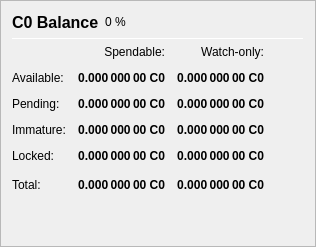
                   <widget class="QFrame" name="frame_Balances">
                    <property name="frameShape">
                     <enum>QFrame::StyledPanel</enum>
                    </property>
                    <property name="frameShadow">
                     <enum>QFrame::Raised</enum>
                    </property>
                    <layout class="QVBoxLayout" name="verticalLayout_4">
                     <item>
                      <layout class="QHBoxLayout" name="horizontalLayout_4">
                       <item>
                        <widget class="QLabel" name="label_5">
                         <property name="minimumSize">
                          <size>
                           <width>0</width>
                           <height>20</height>
                          </size>
                         </property>
                         <property name="font">
                          <font>
                           <pointsize>12</pointsize>
                           <weight>75</weight>
                           <bold>true</bold>
                          </font>
                         </property>
                         <property name="text">
                          <string>C0 Balance</string>
                         </property>
                        </widget>
                       </item>
                       <item>
                        <widget class="QLabel" name="labelC0Percent">
                         <property name="text">
                          <string notr="true">0 %</string>
                         </property>
                        </widget>
                       </item>
                       <item>
                        <spacer name="horizontalSpacer_3">
                         <property name="orientation">
                          <enum>Qt::Horizontal</enum>
                         </property>
                         <property name="sizeHint" stdset="0">
                          <size>
                           <width>40</width>
                           <height>20</height>
                          </size>
                         </property>
                        </spacer>
                       </item>
                      </layout>
                     </item>
                     <item>
                      <widget class="Line" name="line_Balance">
                       <property name="minimumSize">
                        <size>
                         <width>0</width>
                         <height>1</height>
                        </size>
                       </property>
                       <property name="maximumSize">
                        <size>
                         <width>16777215</width>
                         <height>1</height>
                        </size>
                       </property>
                       <property name="orientation">
                        <enum>Qt::Horizontal</enum>
                       </property>
                      </widget>
                     </item>
                     <item>
                      <layout class="QGridLayout" name="gridLayout">
                       <property name="spacing">
                        <number>12</number>
                       </property>
                       <item row="0" column="1">
                        <widget class="QLabel" name="labelSpendable">
                         <property name="text">
                          <string>Spendable:</string>
                         </property>
                         <property name="alignment">
                          <set>Qt::AlignRight|Qt::AlignTrailing|Qt::AlignVCenter</set>
                         </property>
                        </widget>
                       </item>
                       <item row="0" column="2">
                        <widget class="QLabel" name="labelWatchonly">
                         <property name="text">
                          <string>Watch-only:</string>
                         </property>
                         <property name="alignment">
                          <set>Qt::AlignRight|Qt::AlignTrailing|Qt::AlignVCenter</set>
                         </property>
                        </widget>
                       </item>
                       <item row="1" column="0">
                        <widget class="QLabel" name="labelBalanceText">
                         <property name="text">
                          <string>Available:</string>
                         </property>
                        </widget>
                       </item>
                       <item row="1" column="1">
                        <widget class="QLabel" name="labelBalance">
                         <property name="font">
                          <font>
                           <weight>75</weight>
                           <bold>true</bold>
                          </font>
                         </property>
                         <property name="cursor">
                          <cursorShape>IBeamCursor</cursorShape>
                         </property>
                         <property name="toolTip">
                          <string>Your current spendable balance</string>
                         </property>
                         <property name="text">
                          <string notr="true">0.000 000 00 C0</string>
                         </property>
                         <property name="alignment">
                          <set>Qt::AlignRight|Qt::AlignTrailing|Qt::AlignVCenter</set>
                         </property>
                         <property name="textInteractionFlags">
                          <set>Qt::LinksAccessibleByMouse|Qt::TextSelectableByKeyboard|Qt::TextSelectableByMouse</set>
                         </property>
                        </widget>
                       </item>
                       <item row="1" column="2">
                        <widget class="QLabel" name="labelWatchAvailable">
                         <property name="font">
                          <font>
                           <weight>75</weight>
                           <bold>true</bold>
                          </font>
                         </property>
                         <property name="cursor">
                          <cursorShape>IBeamCursor</cursorShape>
                         </property>
                         <property name="toolTip">
                          <string>Your current balance in watch-only addresses</string>
                         </property>
                         <property name="text">
                          <string notr="true">0.000 000 00 C0</string>
                         </property>
                         <property name="alignment">
                          <set>Qt::AlignRight|Qt::AlignTrailing|Qt::AlignVCenter</set>
                         </property>
                         <property name="textInteractionFlags">
                          <set>Qt::LinksAccessibleByMouse|Qt::TextSelectableByKeyboard|Qt::TextSelectableByMouse</set>
                         </property>
                        </widget>
                       </item>
                       <item row="2" column="0">
                        <widget class="QLabel" name="labelPendingText">
                         <property name="text">
                          <string>Pending:</string>
                         </property>
                        </widget>
                       </item>
                       <item row="2" column="1">
                        <widget class="QLabel" name="labelUnconfirmed">
                         <property name="font">
                          <font>
                           <weight>75</weight>
                           <bold>true</bold>
                          </font>
                         </property>
                         <property name="cursor">
                          <cursorShape>IBeamCursor</cursorShape>
                         </property>
                         <property name="toolTip">
                          <string>Total of transactions that have yet to be confirmed, and do not yet count toward the spendable balance</string>
                         </property>
                         <property name="text">
                          <string notr="true">0.000 000 00 C0</string>
                         </property>
                         <property name="alignment">
                          <set>Qt::AlignRight|Qt::AlignTrailing|Qt::AlignVCenter</set>
                         </property>
                         <property name="textInteractionFlags">
                          <set>Qt::LinksAccessibleByMouse|Qt::TextSelectableByKeyboard|Qt::TextSelectableByMouse</set>
                         </property>
                        </widget>
                       </item>
                       <item row="2" column="2">
                        <widget class="QLabel" name="labelWatchPending">
                         <property name="font">
                          <font>
                           <weight>75</weight>
                           <bold>true</bold>
                          </font>
                         </property>
                         <property name="cursor">
                          <cursorShape>IBeamCursor</cursorShape>
                         </property>
                         <property name="toolTip">
                          <string>Unconfirmed transactions to watch-only addresses</string>
                         </property>
                         <property name="text">
                          <string notr="true">0.000 000 00 C0</string>
                         </property>
                         <property name="alignment">
                          <set>Qt::AlignRight|Qt::AlignTrailing|Qt::AlignVCenter</set>
                         </property>
                         <property name="textInteractionFlags">
                          <set>Qt::LinksAccessibleByMouse|Qt::TextSelectableByKeyboard|Qt::TextSelectableByMouse</set>
                         </property>
                        </widget>
                       </item>
                       <item row="3" column="0">
                        <widget class="QLabel" name="labelImmatureText">
                         <property name="text">
                          <string>Immature:</string>
                         </property>
                        </widget>
                       </item>
                       <item row="3" column="1">
                        <widget class="QLabel" name="labelImmature">
                         <property name="font">
                          <font>
                           <weight>75</weight>
                           <bold>true</bold>
                          </font>
                         </property>
                         <property name="cursor">
                          <cursorShape>IBeamCursor</cursorShape>
                         </property>
                         <property name="toolTip">
                          <string>Staked or masternode rewards that has not yet matured</string>
                         </property>
                         <property name="text">
                          <string notr="true">0.000 000 00 C0</string>
                         </property>
                         <property name="alignment">
                          <set>Qt::AlignRight|Qt::AlignTrailing|Qt::AlignVCenter</set>
                         </property>
                         <property name="textInteractionFlags">
                          <set>Qt::LinksAccessibleByMouse|Qt::TextSelectableByKeyboard|Qt::TextSelectableByMouse</set>
                         </property>
                        </widget>
                       </item>
                       <item row="3" column="2">
                        <widget class="QLabel" name="labelWatchImmature">
                         <property name="font">
                          <font>
                           <weight>75</weight>
                           <bold>true</bold>
                          </font>
                         </property>
                         <property name="cursor">
                          <cursorShape>IBeamCursor</cursorShape>
                         </property>
                         <property name="toolTip">
                          <string>Staked or masternode rewards in watch-only addresses that has not yet matured</string>
                         </property>
                         <property name="text">
                          <string notr="true">0.000 000 00 C0</string>
                         </property>
                         <property name="alignment">
                          <set>Qt::AlignRight|Qt::AlignTrailing|Qt::AlignVCenter</set>
                         </property>
                         <property name="textInteractionFlags">
                          <set>Qt::LinksAccessibleByMouse|Qt::TextSelectableByKeyboard|Qt::TextSelectableByMouse</set>
                         </property>
                        </widget>
                       </item>
                       <item row="4" column="0">
                        <widget class="QLabel" name="labelLockedBalanceText">
                         <property name="toolTip">
                          <string>Locked C0 or Masternode collaterals. These are excluded from zC0 minting.</string>
                         </property>
                         <property name="text">
                          <string>Locked:</string>
                         </property>
                        </widget>
                       </item>
                       <item row="4" column="1">
                        <widget class="QLabel" name="labelLockedBalance">
                         <property name="font">
                          <font>
                           <weight>75</weight>
                           <bold>true</bold>
                          </font>
                         </property>
                         <property name="cursor">
                          <cursorShape>IBeamCursor</cursorShape>
                         </property>
                         <property name="toolTip">
                          <string>Locked C0 or Masternode collaterals. These are excluded from zC0 minting.</string>
                         </property>
                         <property name="text">
                          <string notr="true">0.000 000 00 C0</string>
                         </property>
                         <property name="alignment">
                          <set>Qt::AlignRight|Qt::AlignTrailing|Qt::AlignVCenter</set>
                         </property>
                         <property name="textInteractionFlags">
                          <set>Qt::LinksAccessibleByMouse|Qt::TextSelectableByKeyboard|Qt::TextSelectableByMouse</set>
                         </property>
                        </widget>
                       </item>
                       <item row="4" column="2">
                        <widget class="QLabel" name="labelWatchLocked">
                         <property name="font">
                          <font>
                           <weight>75</weight>
                           <bold>true</bold>
                          </font>
                         </property>
                         <property name="cursor">
                          <cursorShape>IBeamCursor</cursorShape>
                         </property>
                         <property name="toolTip">
                          <string>Current locked balance in watch-only addresses</string>
                         </property>
                         <property name="text">
                          <string notr="true">0.000 000 00 C0</string>
                         </property>
                         <property name="alignment">
                          <set>Qt::AlignRight|Qt::AlignTrailing|Qt::AlignVCenter</set>
                         </property>
                         <property name="textInteractionFlags">
                          <set>Qt::LinksAccessibleByMouse|Qt::TextSelectableByKeyboard|Qt::TextSelectableByMouse</set>
                         </property>
                        </widget>
                       </item>
                       <item row="5" column="0">
                        <widget class="QLabel" name="labelTotalText">
                         <property name="toolTip">
                          <string>Your current C0 balance, unconfirmed and immature transactions included</string>
                         </property>
                         <property name="text">
                          <string>Total:</string>
                         </property>
                        </widget>
                       </item>
                       <item row="5" column="1">
                        <widget class="QLabel" name="labelTotal">
                         <property name="font">
                          <font>
                           <weight>75</weight>
                           <bold>true</bold>
                          </font>
                         </property>
                         <property name="cursor">
                          <cursorShape>IBeamCursor</cursorShape>
                         </property>
                         <property name="toolTip">
                          <string>Your current C0 balance, unconfirmed and immature transactions included</string>
                         </property>
                         <property name="text">
                          <string notr="true">0.000 000 00 C0</string>
                         </property>
                         <property name="alignment">
                          <set>Qt::AlignRight|Qt::AlignTrailing|Qt::AlignVCenter</set>
                         </property>
                         <property name="textInteractionFlags">
                          <set>Qt::LinksAccessibleByMouse|Qt::TextSelectableByKeyboard|Qt::TextSelectableByMouse</set>
                         </property>
                        </widget>
                       </item>
                       <item row="5" column="2">
                        <widget class="QLabel" name="labelWatchTotal">
                         <property name="font">
                          <font>
                           <weight>75</weight>
                           <bold>true</bold>
                          </font>
                         </property>
                         <property name="cursor">
                          <cursorShape>IBeamCursor</cursorShape>
                         </property>
                         <property name="toolTip">
                          <string>Current total balance in watch-only addresses</string>
                         </property>
                         <property name="text">
                          <string notr="true">0.000 000 00 C0</string>
                         </property>
                         <property name="alignment">
                          <set>Qt::AlignRight|Qt::AlignTrailing|Qt::AlignVCenter</set>
                         </property>
                         <property name="textInteractionFlags">
                          <set>Qt::LinksAccessibleByMouse|Qt::TextSelectableByKeyboard|Qt::TextSelectableByMouse</set>
                         </property>
                        </widget>
                       </item>
                       <item row="5" column="3">
                        <spacer name="horizontalSpacer_9">
                         <property name="orientation">
                          <enum>Qt::Horizontal</enum>
                         </property>
                         <property name="sizeHint" stdset="0">
                          <size>
                           <width>40</width>
                           <height>20</height>
                          </size>
                         </property>
                        </spacer>
                       </item>
                      </layout>
                     </item>
                     <item>
                      <spacer name="verticalSpacer_3">
                       <property name="orientation">
                        <enum>Qt::Vertical</enum>
                       </property>
                       <property name="sizeHint" stdset="0">
                        <size>
                         <width>20</width>
                         <height>40</height>
                        </size>
                       </property>
                      </spacer>
                     </item>
                    </layout>
                   </widget>
